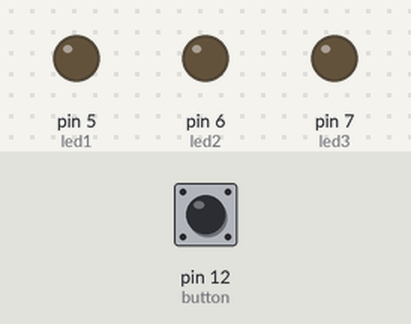
The sketch below on a simulated Arduino Uno, built with avr-gcc and run on an emulated ATmega328P. On the bench: output pins drawn as LEDs (lit = HIGH). The inputs (shaded band) are chosen by the test bench; at power-on: pin 12 (button) LOW. Pins used as bus, display or sensor lines are not drawn.

Above: at 1.2 s.
1.3 s: pin 12 (button) pulled HIGH for 0.15 s
At 2.7 s:
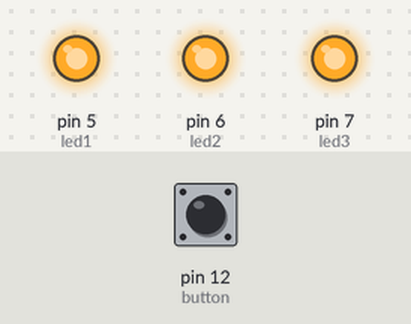
Timing chart, 0 to 23.2 s (numbered marks = the images above; inputs shaded):
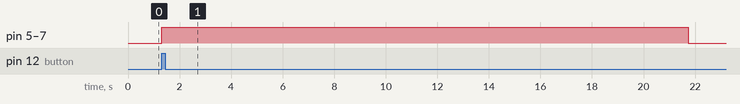

The sketch:

HBD_BUZZER.ino
```cpp
 //constant will be not change
const int speakerPin = 2;
const int led1 = 5;
const int led2 = 6;
const int led3 = 7;
const int button = 12;

int buttonState = 0;
int length = 28; // the number of notes

char notes[] = "GGAGcB GGAGdc GGxecBA yyecdc";
int beats[] = { 2, 2, 8, 8, 8, 16, 1, 2, 2, 8, 8,8, 16, 1, 2,2,8,8,8,8,16, 1,2,2,8,8,8,16 };
 int tempo = 150;

void playTone(int tone, int duration)
{
    for (long i = 0; i < duration * 1000L; i += tone * 2)
       {
           digitalWrite(speakerPin, HIGH);
           delayMicroseconds(tone);
           digitalWrite(speakerPin, LOW);
           delayMicroseconds(tone);
        }
   }
 void playNote(char note, int duration) {
char names[] = {'C', 'D', 'E', 'F', 'G', 'A', 'B',
                 'c', 'd', 'e', 'f', 'g', 'a', 'b',
                 'x', 'y' };

int tones[] = { 1915, 1700, 1519, 1432, 1275, 1136, 1014,
                 956,  834,  765,  593,  468,  346,  224,
                655 , 715 };

int SPEE = 5;

// play the tone corresponding to the note name
 for (int i = 0; i < 17; i++)
{
   if (names[i] == note)
    {
         int newduration = duration/SPEE;
         playTone(tones[i], newduration);
    }
}
}


 void setup() {

pinMode(button, INPUT); //sets a pin as a input
pinMode(speakerPin, OUTPUT);////sets a pin as a Output
pinMode(led1, OUTPUT);
pinMode(led2, OUTPUT);
pinMode(led3, OUTPUT);
}

 void loop() {
  buttonState = digitalRead(button);

 if (buttonState == HIGH)
  {
 for(int k =0; k< 2; k++ )
{
    digitalWrite(led1, HIGH);
    digitalWrite(led2, HIGH);
    digitalWrite(led3, HIGH);

for (int i = 0; i < length; i++)
{
   if (notes[i] == ' ') {
     delay(beats[i] * tempo); // rest
   }
else
{
     playNote(notes[i], beats[i] * tempo);}
 // pause between notes
    delay(tempo);
}
}
}
else
 {
    // turn LED off:
    noTone(speakerPin);
    digitalWrite(led1, LOW);
    digitalWrite(led2, LOW);
    digitalWrite(led3, LOW);
  }
}
```

Measured:
- after the input at 1.3 s, pin 5 (led1), pin 6 (led2), pin 7 (led3): LOW → HIGH at once, → LOW 20.4 s later
